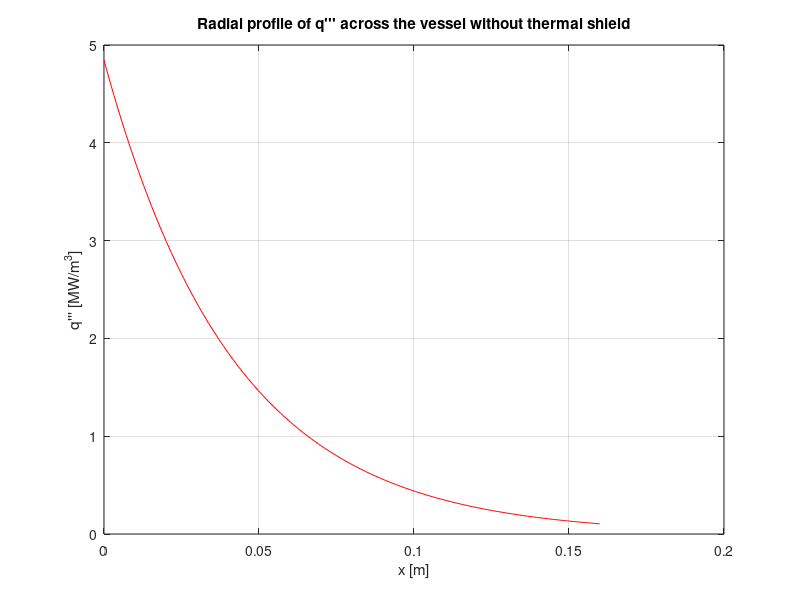
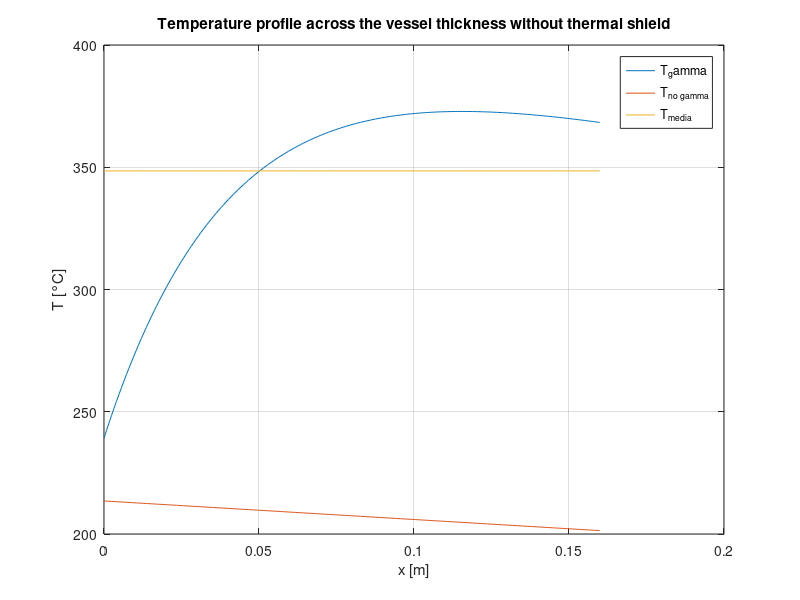
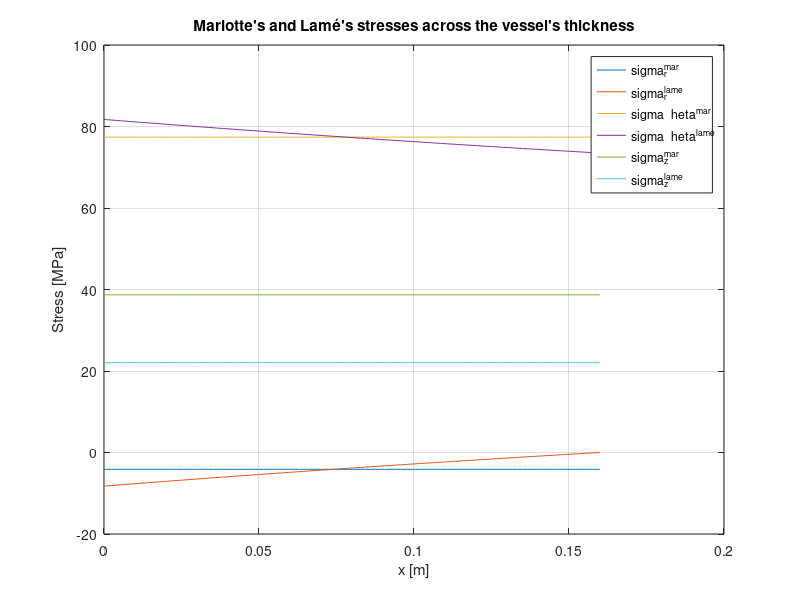
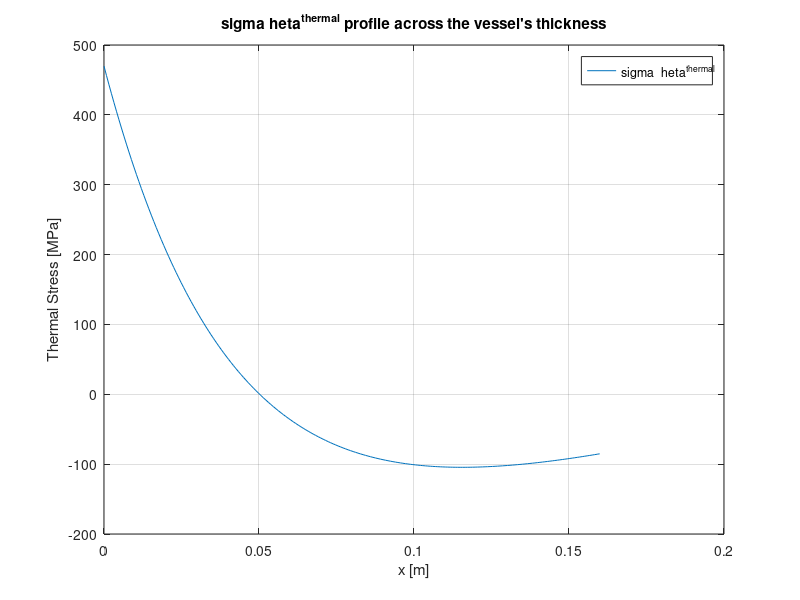

Write the MATLAB code that produced these figures, in order.
%% Data definitions
clear;
close all;
clc;


% Geometrical data
barr_ext_diam                            = 2.5;                    % Barrel external diameter (m)
vess_int_diam                            = 3;                      % Vessel internal diameter (m)
ins_thick                                = 0.05;                   % Insulator thickness (m)
ins_thermal_cond                         = 1.4;                    % Thermal insulator conductivity (W/m/K)

% Primary fluid data
core_in_temp                             = 214 + 273.15;           % Core inlet temperature (K)
core_avg_out_temp                        = 254 + 273.15;           % Average core outlet temperature (K)
core_max_out_temp                        = 270 + 273.15;           % Maximum core outlet temperature (K)
p_in                                     = 7.5e6;                  % Internal pressure (Pa)
p_out                                    = 7.5e6;                  % External pressure (Pa)
mass_flow_rate                           = 3227;                   % Coolant mass flow rate (kg/s)
avg_specific_heat_prim                   = 4534;                   % Average specific heat coefficient for the primary fluid (J/kg/K)
avg_dens_prim                            = 852.5;                  % Average density for the primary fluid (kg/m^3)
avg_din_visc_prim                        = 1.259e-4;               % Average dinamic viscosity for the primary fluid (Pa*s)
avg_therm_conduc_prim                    = 0.658;                  % Average thermal conductivity for the primary fluid (W/m/K)

% Containment
cont_temp                                = 70 + 273.15;            % Containment water temperature
cont_press                               = 7.5e6;                  % Containment water pressure
avg_specific_heat_cont                   = 4172.5;                 % Average specific heat coefficient for the containment water (J/kg/K)
avg_dens_cont                            = 981.2;                  % Average density for the containment fluid (kg/m^3)
avg_din_visc_cont                        = 4.06e-4;                % Average dinamic viscosity for the containment fluid (Pa*s)
avg_therm_conduc_cont                    = 0.666;                  % Average thermal conductivity for the containment fluid (W/m/K)
thermal_exp_coeff_cont                   = 5.57e-4;                % Thermal expansion coefficient for the containment fluid (1/K)

% Steel
young                                    = 177e9;                  % Young's modulus (Pa)
poisson_coeff                            = 0.3;                    % poisson coefficient
linear_th_exp_coeff                      = 1.7e-5;                 % Linear thermal expansion coefficient (1/K)
th_cond_ves                              = 48.1;                   % Thermal conductivity (W/m/K)
mu_attenuation                           = 24;                     % Effective linear attenuation coefficient (1/m)

% Radiation source
flux_0                                   = 1.5e13;                 % Photon flux that impacts on the internal surface of the vessel (photons/cm^2/s)
E_ph                                     = 6 * 1e6 * 1.602e-19;    % Average photon energy (J/photon)
B                                        = 1.4;                    % Build-up factor

% Other data (not directly from table)
sigma_T_tab                              = 0.86;
p_design                                 = p_in * 1.1;             % Design pressure with 10 % safety margin (Pa)
T_design_vess                            = 350;                    % Design temperature, from which we get Sm (°C)
core_height                              = 4;                      % Core height (not vessel height!)
kinematic_viscosity                      = (4.06e-4) / 981.2;      % Kinematic viscosity
Sm                                       = 114e6;                  % Value of Sm extracted considering T<350°C
Sy                                       = Sm * 3 / 2;             % Value for yield stress
T_melt                                   = 1450 + 273.15;          % Melting temperature of the steel is taken very low to simulate the worst case scenario(K)


%% Function definitions

% Adimensional numbers
Reynolds = @(rho, v, D, mu) (rho * v * D) / mu;                                 % Reynolds function
Prandtl = @(mu, Cp, k) (mu * Cp) / k;                                           % Prandtl function
Grashof = @(beta, DeltaT, L, nu) (9.81 * beta * DeltaT * (L^3)) / (nu^2);       % Grashof function
Dittus_boelter = @(Re, Pr) 0.023 * (Re^0.8) * (Pr^0.4);                         % Dittus-Boelter function for nusselt's number
Mc_Adams = @(Gr, Pr) 0.13 * ((Gr * Pr)^(1/3));                                  % McAdams function for nusselt's number
h = @(Nu, k, diameter) (Nu * k) / diameter;                                     % Function for convective heat exchange coefficient

% Temperature functions
C1 = @(T1, T2, q0, k_v, mu, L, h1, u2) ((q0 / (k_v * mu^2)) * (exp(-mu * L)-1) - (q0 / mu) * (1 / h1 + exp(-mu * L) / u2) - (T1 - T2)) / (L + k_v/h1 + k_v/u2);
C2 = @(T1, q0, h1, mu, C1, k_v) T1 + q0 / (h1 * mu) + C1 * k_v / h1 + q0 / (k_v * mu^2);
T_fun = @(T1, T2, L, h1, u2, x, qv, mu, k_v) -qv / (k_v * mu^2) .* exp(-mu .* x) + C1(T1, T2, qv, k_v, mu, L, h1, u2) .* x + C2(T1, qv, h1, mu, C1(T1, T2, qv, k_v, mu, L, h1, u2), k_v);
max_thermal_stress_fun = @(sigma_T, alpha, E, q_V, th_cond, nu, mu_attenuation) (sigma_T * alpha * E * q_V) / (th_cond * (1 - nu) * mu_attenuation^2);

% Stress functions
sigma_r_mar_fun = @(p) - p / 2;
sigma_theta_mar_fun = @(p, d, s) (p * (d / 2)) / s;
sigma_z_mar_fun = @(p, d, s) (p * (d / 2)) / (2 * s);
sigma_r_lame_fun = @(a, b, p_in, p_out, r) -((a^2 * b^2) / (b^2 - a^2)) * ((p_in - p_out) / (r^2)) + ((a^2 * p_in - b^2 * p_out) / (b^2 - a^2));
sigma_theta_lame_fun = @(a, b, p_in, p_out, r) ((a^2 * p_in - b^2 * p_out) / (b^2 - a^2)) + ((a^2 * b^2 * (p_in - p_out)) / (r^2 * (b^2 - a^2)));
sigma_z_lame_fun = @(sigma_r, sigma_theta, poisson_coeff) poisson_coeff * (sigma_r + sigma_theta);

% Corradi's pressures for buckling and plastic collapse verification (real tubes)
qE_corr_fun = @(young, poisson_coeff, D, t) ((2 * young) / (1 - poisson_coeff^2)) * 1 / ((D / t) * (D / t - 1)^2);
q0_corr_fun = @(Sy, D, t) 2 * Sy * (t / D) * (1 + t / (2 * D));


%% Vessel's thickness under design conditions
thickness_des_ves = (((p_design) * (vess_int_diam / 2)) / (Sm - (0.5 * p_design))) * 1.1;   % minimum thickness with 10 % safety margin. By multiplying by 1.1 i'm being double conservative, since i am already using p_design = p_in * 1.1 (m)


%% Buckling / plastic collapse verification

W = min(((vess_int_diam * 1000 + 50) / 200) * ((vess_int_diam * 1000 + 1250) / 200), vess_int_diam * 1000 / 100) / (vess_int_diam * 1000);                      % Maximum allowed ovality
t_corr = thickness_des_ves;    % Iterative thickness used for the corradi method, starting from the design thickness
s_corr = 2;
iter_corr = 0;

while true
    qE_corr = qE_corr_fun(young, poisson_coeff, vess_int_diam + t_corr, t_corr);
    q0_corr = q0_corr_fun(Sy, vess_int_diam + t_corr, t_corr);
    Z_corr = (sqrt(3) / 4) * (((2 * (vess_int_diam + t_corr)) / t_corr) + 1) * W;
    qU_corr = q0_corr / sqrt(1 + Z_corr^2);
    qL_corr = 0.5 * (q0_corr + qE_corr * (1 + Z_corr) - sqrt(((q0_corr + qE_corr * (1 + Z_corr))^2) - 4 * q0_corr * qE_corr));

    if (q0_corr / qE_corr) < 0.04
        mu_corr = 1;

    elseif (q0_corr / qE_corr) > 0.7
        mu_corr = 0;

    else
        mu_corr = 0.35 * log(qE_corr / q0_corr) - 0.125;

    end

    qC_corr = mu_corr * qU_corr + (1 - mu_corr) * qL_corr;
    p_all_corr = (1 / s_corr) * qC_corr;

    t_corr = t_corr + 0.001;                % Adding 1mm at each iteration
    iter_corr = iter_corr + 1;

    if p_all_corr > p_out
        break;
    end
end


%% Forced convection inside the vessel

A_ann = pi/4 * (vess_int_diam^2 - barr_ext_diam^2);
v_1  = mass_flow_rate / (avg_dens_prim * A_ann);

Re_1 = Reynolds(avg_dens_prim, v_1, 0.5, avg_din_visc_prim);
Pr_1 = Prandtl(avg_din_visc_prim, avg_specific_heat_prim, avg_therm_conduc_prim);


%% Convection inside and outside the vessel

% Case 1: between the inner surface of the vessel and the primary fluid
Nu_1 = Dittus_boelter(Re_1, Pr_1);                                                                  % Nusselt number
d_h1 = 0.5;                                                                                         % Hydraulic diameter
h1 = h(Nu_1, avg_therm_conduc_prim, d_h1);                                                          % Convective heat exchange coefficient

% Case 2: between the outer thermal insulation surface and the still water inside the containment (natural convection)
DeltaT_Gr_2 = 30;                                                                                   % Text says to assume this difference for Grashof number
Gr_2 = Grashof(thermal_exp_coeff_cont, DeltaT_Gr_2, core_height, kinematic_viscosity);              % Grashof number
Pr_2 = (avg_din_visc_cont * avg_specific_heat_cont) / avg_therm_conduc_cont;                        % Prandtl number
Nu_2 = Mc_Adams(Gr_2, Pr_2);                                                                        % Nusselt number
h2 = h(Nu_2, avg_therm_conduc_cont, core_height);                                                   % Convective heat exchange coefficient

% On the vessel outer surface
R_v_i = vess_int_diam / 2;                                                                          % Inner radius of the vessel
R_v_o = vess_int_diam / 2 + t_corr;                                                                 % Outer radius of the vessel
R_t_o = R_v_o + ins_thick;                                                                          % Outer radius up to the thermal insulator
thermal_resistence = ((R_v_o * log(R_t_o / R_v_o)) / ins_thermal_cond) + (R_v_o / (h2 * R_t_o));    % Thermal resistance between vessel and water in containment
u2 = 1 / thermal_resistence;                                                                        % Global heat exchange coefficient on the vessel outer surface (between vessel and water in containment)


%% Volumetric heat generation

I0 = B * flux_0 * E_ph * 1e4;                           % Energy flux on the internal surface of the vessel caused by gamma radiation (W/m^2)                            
q_V = zeros(1, 200);
x = linspace(0, t_corr, 200);

for i = 1:200
    q_V(i) = I0 * mu_attenuation * exp(- mu_attenuation * x(i));       % Internal heat generation in every point through the thickness (W/m^3)
end

figure;
plot(x, q_V/1e6, 'r');
grid on;
title("Radial profile of q''' across the vessel without thermal shield");
xlabel("x [m]");
ylabel("q''' [MW/m^3]");


%% Analytical temperature solution & thermal power flux at inner and outer surface of vessel with and without gamma radiation

x = linspace(0, t_corr, 200);
T_ves = zeros(1, 200);

for i = 1:200
    T_ves(i) = T_fun(core_in_temp, cont_temp, t_corr, h1, u2, x(i), q_V(1), mu_attenuation, th_cond_ves); % Temperature across the thickness of the vessel considering also gamma radiation (K)
end

T_ves = T_ves - 273.15;                                         % Temperature across the thickness of the vessel with gamma radiation (°C)
T_max_ves = max(T_ves);                                         % Maximum temperature across the vessel (°C)
x_T_max_ves = x(T_ves == max(T_ves));                           % Position in the thickness in which T is the highest (m from internal surface)     %%%%%%%%%% a davide viene leggermente inferiore
T_avg_vess = (1 / t_corr) * trapz(x, T_ves);                    % Average temperature in the vessel (°C)
T_avg_vess_vett = zeros(1, 200) + T_avg_vess;                   % Used to graph the average temperature in the vessel (°C)
creep_coeff_vess_design = (max(T_ves) + 273.15) / T_melt;       % If greater than 0.3 we need a thermal shield (in this case we do need it!)

% The design temperature we got is roughly 20 degrees more than the average
% temperature in the vessel, which is good considering that we still have to take into account the thermal shield 

qV_no_gamma = 0;                                                      % New value of power produced by gamma radiation, supposed null
T_ves_no_gamma = zeros(1, 200);

for i = 1:200
    T_ves_no_gamma(i) = T_fun(core_in_temp, cont_temp, t_corr, h1, u2, x(i), qV_no_gamma, mu_attenuation, th_cond_ves); 
end

T_ves_no_gamma = T_ves_no_gamma - 273.15;                               % Temperature across the thickness of the vessel without gamma radiation (°C)
q0_no_gamma = th_cond_ves * (T_ves_no_gamma(1) - T_ves_no_gamma(end));  % Heat flux without gamma generation (W/m)

figure;
plot(x, T_ves);
hold on;
plot(x, T_ves_no_gamma);
plot(x, T_avg_vess_vett)
grid on;
title("Temperature profile across the vessel thickness without thermal shield");
legend("T_\gamma", "T_{no \gamma}", "T_{media}");
xlabel("x [m]");
ylabel("T [°C]");


%% Mechanical stresses (Mariotte)

% First, using Mariotte's approach, we find the mechanical stresses across the vessel thickness
sigma_r_mar = zeros(1, 200);
sigma_theta_mar = zeros(1, 200);
sigma_z_mar = zeros(1, 200);
r = linspace(vess_int_diam / 2, vess_int_diam / 2 + t_corr, 200);

for i = 1:200
    sigma_r_mar(i) = sigma_r_mar_fun (p_design) / 1e6;                                                % Mariotte's radial stress component (MPa)
    sigma_theta_mar(i) = sigma_theta_mar_fun (p_design, vess_int_diam, t_corr) / 1e6;      % Mariotte's hoop stress component (MPa)
    sigma_z_mar(i) = sigma_z_mar_fun (p_design, vess_int_diam, t_corr) / 1e6;              % Mariotte's axial stress component (MPa)
end

sigma_mar_vett = [sigma_r_mar(1), sigma_theta_mar(1), sigma_z_mar(1)];                                % Vector containing mariotte's stresses (MPa)
sigma_c_prim_tresca = max([abs(sigma_mar_vett(1) - sigma_mar_vett(2)), ...
    abs(sigma_mar_vett(2) - sigma_mar_vett(3)), abs(sigma_mar_vett(1) - sigma_mar_vett(3))]);         % Sigma_comparison found using Tresca's approach with Mariotte's stresses (MPa)

% sigma_c_prim_tresca should pass a preliminary test regarding primary stresses, which is that sigma_c_mar should be inferior to Sm, which it is in our case, so we are good


%% Mechanical stresses (Lame)

% Now, using Lamé's approach, we find the mechanical stresses across the vessel thickness to which we add the maximum mechanical stress
sigma_r_lame = zeros(1, 200);
sigma_theta_lame = zeros(1, 200);
sigma_z_lame = zeros(1, 200);
p_out_lame = 0;                         % If using the same value as p_in, the we would get sigma_r_M_lame = sigma_theta_M_lame (Pa)

for i = 1:200
    sigma_r_lame(i) = sigma_r_lame_fun (vess_int_diam / 2, (vess_int_diam / 2) + t_corr, p_design, p_out_lame, r(i)) / 1e6;              % Lamé's radial stress component (MPa)
    sigma_theta_lame(i) = sigma_theta_lame_fun (vess_int_diam / 2, (vess_int_diam / 2) + t_corr, p_design, p_out_lame, r(i)) / 1e6;      % Lamé's hoop stress component (MPa)
    sigma_z_lame(i) = sigma_z_lame_fun (sigma_r_lame(i), sigma_theta_lame(i), poisson_coeff);                                                       % Lamé's axial stress component (MPa)
end

figure;
plot(x, sigma_r_mar);
hold on;
plot(x, sigma_r_lame);
plot(x, sigma_theta_mar);
plot(x, sigma_theta_lame);
plot(x, sigma_z_mar);
plot(x, sigma_z_lame);
grid on;
legend("\sigma_r^{mar}", "\sigma_r^{lame}", "\sigma_\theta^{mar}", "\sigma_\theta^{lame}", "\sigma_z^{mar}", "\sigma_z^{lame}");
title("Mariotte's and Lamé's stresses across the vessel's thickness");
xlabel("x [m]");
ylabel("Stress [MPa]")

max_thermal_stress = max_thermal_stress_fun (sigma_T_tab, linear_th_exp_coeff, young, q_V(1), th_cond_ves, poisson_coeff, mu_attenuation) / 1e6;       % Maximum thermal stress (MPa)
sigma_lame_vett = [sigma_r_lame(1), sigma_theta_lame(1), sigma_z_lame(1)];                                                                             %% qui sto usando il vettore sotto anzichè quello a questa riga per trovare sigma_c degli stress secondary
sigma_lame_thermal_vett = [sigma_r_lame(1), sigma_theta_lame(1) + max_thermal_stress, sigma_z_lame(1) + max_thermal_stress];                           % Sigma_comparison found using Tresca's approach with Lamé's stresses (MPa) 


%% Maximum stress

sigma_c_second_tresca = max([abs(sigma_lame_thermal_vett(1) - sigma_lame_thermal_vett(2)), abs(sigma_lame_thermal_vett(1) - sigma_lame_thermal_vett(3)), abs(sigma_lame_thermal_vett(2) - sigma_lame_thermal_vett(3))]); % Sigma_comparison using Tresca's approach with Lamé's approximation (MPa)

% If sigma_c_lame_tresca comes out to be greater than 3 Sm (which it does) then it means that we need a thermal shield!


%% Actual thermal stress across the vessels's thickness: radial and hoop components

sigma_theta_thermal = zeros(1, 200);
sigma_r_thermal = zeros(1, 200);

for i = 1:200
    sigma_theta_thermal(i) = ((linear_th_exp_coeff * young) / (1 - poisson_coeff)) * ((T_avg_vess - T_ves(i))) / 1e6;
end

figure;
plot(x, sigma_theta_thermal);
grid on;
legend("\sigma_\theta^{thermal}");
title("\sigma_\theta^{thermal} profile across the vessel's thickness");
xlabel("x [m]");
ylabel("Thermal Stress [MPa]")

sigma_theta_thermal_max = max(sigma_theta_thermal);
sigma_z_thermal_max = sigma_theta_thermal_max;

% In order to be conservative, we considered the maximum thermal stress
% found using the formula given by the homework file


%% Thermal shield

% In order to calculate the thickness of the thermal shield, I must first
% evaluate the maximum allowable secondary stress in the vessel, and from
% that I must reverse engineer the thickness needed for the thermal shield.
% The maximum allowable secondary stress must be below Sm and in order to
% be conservative, I shall take 30 % less than that.

max_all_second_stress_vess = 0.7 * 3 * Sm / 1e6;

% The new value for sigma_c_second_tresca must be lower
% max_all_second_stress_vess, therefore i can start an iterative cycle in
% which I increase the thermal shield's thickness and stop when the new
% value for sigma_c_second_tresca is lower than max_all_second_stress_vess.

% Also, the thickness of the thermal shield shall lower the temperature of
% the vessel enough to exit the thermal creep's region, so we must chech
% the average temperature of the vessel ad each iteration and verify that
% it guarantees no thermal creep

iter = 0;
thickness_th_sh = 0;
T_ves_with_th_shield = zeros(1, 200);
T_th_shield = zeros(1, 200);

while true
    iter = iter + 1;
    thickness_th_sh = thickness_th_sh + 0.001; % Increasing the thermal shield's thickness by 1mm each iteration
    x_th_sh = linspace(0, thickness_th_sh, 200);
    q0_V_vess_with_th_sh = I0 * mu_attenuation * exp(- mu_attenuation * thickness_th_sh);
    max_thermal_stress_with_th_sh = max_thermal_stress_fun(sigma_T_tab, linear_th_exp_coeff, young, q0_V_vess_with_th_sh, th_cond_ves, poisson_coeff, mu_attenuation) / 1e6;
    sigma_lame_thermal_vett_with_th_shield = [sigma_r_lame(1), sigma_theta_lame(1) + max_thermal_stress_with_th_sh, sigma_z_lame(1) + max_thermal_stress_with_th_sh];
    sigma_c_second_tresca_with_th_shield = max([abs(sigma_lame_thermal_vett_with_th_shield(1) - sigma_lame_thermal_vett_with_th_shield(2)), abs(sigma_lame_thermal_vett_with_th_shield(1) - sigma_lame_thermal_vett_with_th_shield(3)), abs(sigma_lame_thermal_vett_with_th_shield(2) - sigma_lame_thermal_vett_with_th_shield(3))]);
    

    % Geometrical data
    sh_center = (vess_int_diam - (vess_int_diam - barr_ext_diam) / 2) / 2;
    R_s_i = sh_center - thickness_th_sh / 2;
    R_s_o = sh_center + thickness_th_sh / 2;


    % Annulus between barrel and internal surface of thermal shield
    A1_sh = pi * (R_s_i^2 - (barr_ext_diam / 2)^2);
    v1_sh = mass_flow_rate / (avg_dens_prim * A1_sh);

    Re_1_sh = Reynolds(avg_dens_prim, v1_sh, 2 * R_s_i - 2.5, avg_din_visc_prim);
    Pr_1_sh = Prandtl(avg_din_visc_prim, avg_specific_heat_prim, avg_therm_conduc_prim);
    Nu_1_sh = Dittus_boelter(Re_1_sh, Pr_1_sh);
    h1_sh = h(Nu_1_sh, avg_therm_conduc_prim, 2 * R_s_i - 2.5);


    % Annulus between external thermal shield and internal surface of vessel
    A2_sh = pi * ((vess_int_diam / 2)^2 - R_s_o^2);
    v2_sh = mass_flow_rate / (avg_dens_prim * A1_sh);

    Re_2_sh = Reynolds(avg_dens_prim, v2_sh, vess_int_diam / 2 - 2 * R_s_o, avg_din_visc_prim);
    Pr_2_sh = Prandtl(avg_din_visc_prim, avg_specific_heat_prim, avg_therm_conduc_prim);
    Nu_2_sh = Dittus_boelter(Re_2_sh, Pr_2_sh);
    h2_sh = h(Nu_2_sh, avg_therm_conduc_prim, 2 * vess_int_diam / 2 - 2 * R_s_o);

    % Temperature across the vessel's thickness with thermal shield
    for i = 1:200
        T_ves_with_th_shield(i) = T_fun(core_in_temp, cont_temp, t_corr, h1, u2, x(i), q0_V_vess_with_th_sh, mu_attenuation, th_cond_ves) - 273.15; 
    end
    T_avg_vess_with_th_shield = (1 / t_corr) * trapz(x, T_ves_with_th_shield);       % Average temperature in the vessel with thermal shield (°C)
    T_avg_vess_with_th_shield_vett = zeros(1, 200) + T_avg_vess_with_th_shield;

    % Temperature across the thermal shield's thickness
    for i = 1:200
        T_th_shield(i) = T_fun(core_in_temp, core_in_temp, thickness_th_sh, h1_sh, h1_sh, x_th_sh(i), (I0 * mu_attenuation), mu_attenuation, th_cond_ves) - 273.15; 
    end
    T_avg_th_shield = (1 / thickness_th_sh) * trapz(x_th_sh, T_th_shield);                      % Average temperature in the thermal shield (°C)
    T_avg_th_shield_vett = zeros(1, 200) + T_avg_th_shield;
    
    if sigma_c_second_tresca_with_th_shield < max_all_second_stress_vess && (max(T_ves_with_th_shield) + 273.15) < 0.29 * T_melt        % Conditions that arrests the cycle
        break;
    end
end

creep_coeff_with_th_shield = (max(T_ves_with_th_shield) + 273.15) / T_melt;
creep_coeff_th_shield = (max(T_th_shield) + 273.15) / T_melt;

% Plotting the temperature of the vessel with the thermal shield
figure;
plot(x, T_ves_with_th_shield);
hold on;
plot(x, T_avg_vess_with_th_shield_vett);
grid on;
legend("T_{ves}", "T_{avg, ves}");
title("Temperature inside the vessel with thermal shield");
xlabel("x [m]");
ylabel("T [°C]")

% Plotting the temperature of the thermal shield
figure;
plot(x_th_sh, T_th_shield);
hold on;
plot(x_th_sh, T_avg_th_shield_vett);
grid on;
legend("T_{th shield}", "T_{avg, th shield}");
title("Temperature inside the thermal shield");
xlabel("x [m]");
ylabel("T [°C]")


% Pensare al liner interno per la corrosione (forse)

% Pensare a cosa cambia se posizioniamo il thermal shield in diverse posizioni

% 